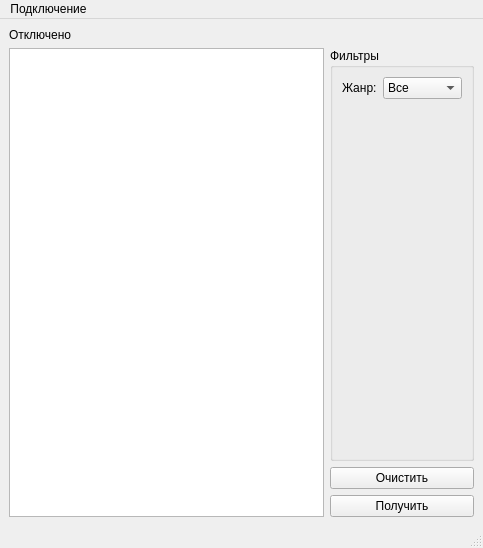
<?xml version="1.0" encoding="UTF-8"?>
<ui version="4.0">
 <class>MainWindow</class>
 <widget class="QMainWindow" name="MainWindow">
  <property name="geometry">
   <rect>
    <x>0</x>
    <y>0</y>
    <width>483</width>
    <height>548</height>
   </rect>
  </property>
  <property name="sizePolicy">
   <sizepolicy hsizetype="Preferred" vsizetype="Expanding">
    <horstretch>0</horstretch>
    <verstretch>0</verstretch>
   </sizepolicy>
  </property>
  <property name="windowTitle">
   <string>MainWindow</string>
  </property>
  <widget class="QWidget" name="centralwidget">
   <layout class="QGridLayout" name="gridLayout">
    <item row="1" column="1">
     <widget class="QGroupBox" name="gb_filters">
      <property name="sizePolicy">
       <sizepolicy hsizetype="Preferred" vsizetype="Minimum">
        <horstretch>0</horstretch>
        <verstretch>0</verstretch>
       </sizepolicy>
      </property>
      <property name="title">
       <string>Фильтры</string>
      </property>
      <layout class="QFormLayout" name="formLayout">
       <item row="0" column="0">
        <widget class="QLabel" name="lb_category">
         <property name="text">
          <string>Жанр:</string>
         </property>
        </widget>
       </item>
       <item row="0" column="1">
        <widget class="QComboBox" name="cb_category">
         <item>
          <property name="text">
           <string>Все</string>
          </property>
         </item>
         <item>
          <property name="text">
           <string>Комедия</string>
          </property>
         </item>
         <item>
          <property name="text">
           <string>Ужасы</string>
          </property>
         </item>
        </widget>
       </item>
      </layout>
     </widget>
    </item>
    <item row="1" column="0" rowspan="3">
     <widget class="QTableView" name="tb_result"/>
    </item>
    <item row="3" column="1">
     <widget class="QPushButton" name="pb_request">
      <property name="sizePolicy">
       <sizepolicy hsizetype="Minimum" vsizetype="Maximum">
        <horstretch>0</horstretch>
        <verstretch>0</verstretch>
       </sizepolicy>
      </property>
      <property name="text">
       <string>Получить</string>
      </property>
     </widget>
    </item>
    <item row="0" column="0">
     <widget class="QLabel" name="lb_statusConnect">
      <property name="sizePolicy">
       <sizepolicy hsizetype="Preferred" vsizetype="Maximum">
        <horstretch>0</horstretch>
        <verstretch>0</verstretch>
       </sizepolicy>
      </property>
      <property name="text">
       <string>Отключено</string>
      </property>
     </widget>
    </item>
    <item row="2" column="1">
     <widget class="QPushButton" name="pb_clear">
      <property name="sizePolicy">
       <sizepolicy hsizetype="Minimum" vsizetype="Maximum">
        <horstretch>0</horstretch>
        <verstretch>0</verstretch>
       </sizepolicy>
      </property>
      <property name="text">
       <string>Очистить</string>
      </property>
     </widget>
    </item>
   </layout>
  </widget>
  <widget class="QMenuBar" name="menubar">
   <property name="geometry">
    <rect>
     <x>0</x>
     <y>0</y>
     <width>483</width>
     <height>26</height>
    </rect>
   </property>
   <widget class="QMenu" name="menu">
    <property name="title">
     <string>Подключение</string>
    </property>
    <addaction name="act_addData"/>
    <addaction name="separator"/>
    <addaction name="act_connect"/>
   </widget>
   <addaction name="menu"/>
  </widget>
  <widget class="QStatusBar" name="statusbar"/>
  <action name="act_connect">
   <property name="text">
    <string>Подключиться</string>
   </property>
  </action>
  <action name="act_addData">
   <property name="text">
    <string>Ввести данные</string>
   </property>
  </action>
 </widget>
 <resources/>
 <connections/>
</ui>
